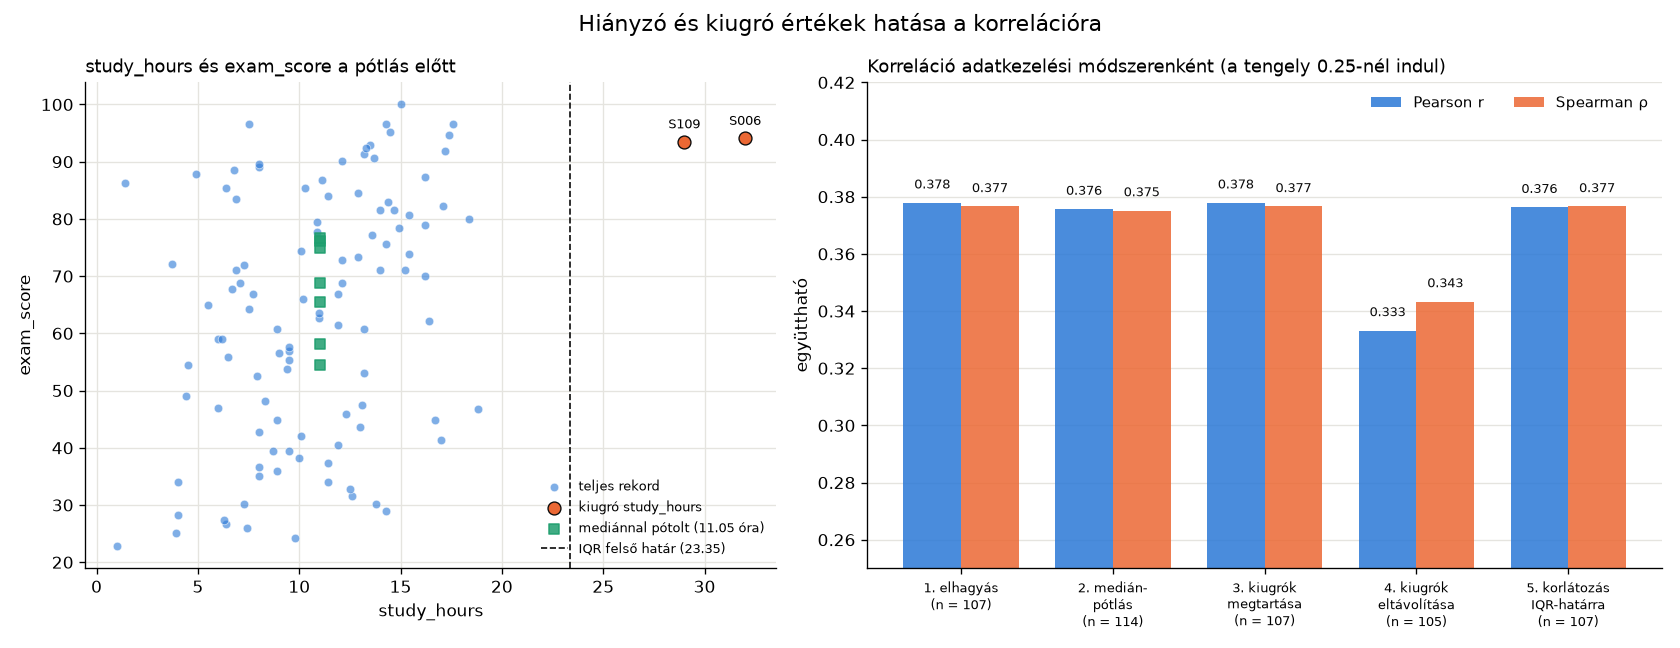

Here is the Python script that generated this plot:
# -*- coding: utf-8 -*-
"""8. Hiányzó és kiugró értékek hatása a korrelációra.

Bemenet: student_performance_cleaned-NEW.csv (a tisztított adathalmaz a
hiányzó és kiugró értékek pótlása, kezelése előtt; az ora3-4 mappából másolva)

A study_hours és az exam_score Pearson- és Spearman-korrelációját
ötféle adatkezelés mellett számítjuk ki:
  1. a hiányzó értéket tartalmazó rekordok elhagyásával,
  2. a study_hours hiányzó értékeinek mediánnal történő pótlása után,
  3. a kiugró értékek megtartásával,
  4. a kiugró értékek eltávolítása után,
  5. az IQR-határokra történő korlátozás (clipping) után.
A 3–5. változat a teljes rekordokon (1. változat) dolgozik, így csak a
kiugró értékek kezelésében tér el egymástól.
"""

import os

import numpy as np
import pandas as pd
import matplotlib.pyplot as plt
from scipy import stats

MAPPA = os.path.dirname(os.path.abspath(__file__))
BEMENET = os.path.join(MAPPA, "student_performance_cleaned-NEW.csv")

X, Y = "study_hours", "exam_score"

SZIN = "#2a78d6"
SZIN2 = "#eb6834"
SZIN3 = "#1f9e6e"
SZOVEG_SZIN = "#0b0b0b"
RACS_SZIN = "#e5e4df"


def cim(szoveg):
    """Szakaszcím a kimenetben."""
    print()
    print("=" * 70)
    print(szoveg)
    print("=" * 70)


def beolvas():
    """Beolvasás; a fájl mezői szóközökkel vannak kitöltve, ezért mindent levágunk."""
    df = pd.read_csv(BEMENET, sep=";", encoding="utf-8", dtype="string")
    df.columns = [nev.strip() for nev in df.columns]
    for oszlop in df.columns:
        df[oszlop] = df[oszlop].str.strip().replace("", pd.NA)
    for oszlop in (X, Y):
        df[oszlop] = pd.to_numeric(
            df[oszlop].str.replace(",", ".", regex=False), errors="coerce").astype(float)
    return df


def ax_formaz(ax, cim_szoveg, xlabel, ylabel, racs="both"):
    """Közös formázás: cím, tengelyfeliratok, halvány rács."""
    ax.set_title(cim_szoveg, loc="left", fontsize=11)
    ax.set_xlabel(xlabel)
    ax.set_ylabel(ylabel)
    ax.grid(axis=racs, color=RACS_SZIN, linewidth=0.8)
    ax.set_axisbelow(True)
    for oldal in ("top", "right"):
        ax.spines[oldal].set_visible(False)


def iqr_hatarok(sorozat):
    """Q1 − 1,5·IQR és Q3 + 1,5·IQR."""
    q1, q3 = sorozat.quantile([0.25, 0.75])
    iqr = q3 - q1
    return q1 - 1.5 * iqr, q3 + 1.5 * iqr


def korrelaciok(adat):
    """n, Pearson és Spearman a study_hours – exam_score párra."""
    adat = adat[[X, Y]].dropna()
    return {
        "n": len(adat),
        "pearson_r": stats.pearsonr(adat[X], adat[Y]).statistic,
        "spearman_rho": stats.spearmanr(adat[X], adat[Y]).statistic,
    }


def valtozatok(df):
    """Az öt adatkezelési változat adatai."""
    teljes = df.dropna(subset=[X, Y])

    median = df[X].median()
    potolt = df.copy()
    potolt[X] = potolt[X].fillna(median)

    also, felso = iqr_hatarok(teljes[X])
    kiugro = (teljes[X] < also) | (teljes[X] > felso)
    korlatozott = teljes.copy()
    korlatozott[X] = korlatozott[X].clip(lower=also, upper=felso)

    return {
        "1. hiányzók elhagyása": teljes,
        "2. study_hours mediánnal pótolva": potolt,
        "3. kiugrók megtartása": teljes,
        "4. kiugrók eltávolítása": teljes[~kiugro],
        "5. korlátozás IQR-határra": korlatozott,
    }, {"median": median, "also": also, "felso": felso, "kiugro": teljes[kiugro]}


def abra(df, adatok, info, tabla):
    fig, (ax_pont, ax_oszlop) = plt.subplots(1, 2, figsize=(14, 5.4),
                                            gridspec_kw={"width_ratios": [1, 1.15]})

    teljes = adatok["1. hiányzók elhagyása"]
    kiugro = info["kiugro"]
    normal = teljes.drop(index=kiugro.index)
    ax_pont.scatter(normal[X], normal[Y], s=26, color=SZIN, alpha=0.6, edgecolor="white",
                    linewidth=0.5, label="teljes rekord")
    ax_pont.scatter(kiugro[X], kiugro[Y], s=60, color=SZIN2, edgecolor=SZOVEG_SZIN,
                    linewidth=0.8, label="kiugró study_hours", zorder=3)
    for i, sor in kiugro.iterrows():
        ax_pont.annotate(df.loc[i, "student_id"], (sor[X], sor[Y]), xytext=(0, 8),
                         textcoords="offset points", fontsize=8, ha="center")
    potoltak = df[df[X].isna() & df[Y].notna()]
    ax_pont.scatter(np.full(len(potoltak), info["median"]), potoltak[Y], s=40, marker="s",
                    color=SZIN3, alpha=0.85, label="mediánnal pótolt ({:.2f} óra)".format(
                        info["median"]), zorder=3)
    ax_pont.axvline(info["felso"], color=SZOVEG_SZIN, linewidth=1, linestyle="--",
                    label="IQR felső határ ({:.2f})".format(info["felso"]))
    ax_pont.legend(frameon=False, fontsize=8, loc="lower right")
    ax_formaz(ax_pont, "study_hours és exam_score a pótlás előtt", X, Y)

    pozicio = np.arange(len(tabla))
    szelesseg = 0.38
    for eltolas, oszlop, szin, felirat in (
            (-szelesseg / 2, "pearson_r", SZIN, "Pearson r"),
            (szelesseg / 2, "spearman_rho", SZIN2, "Spearman ρ")):
        ax_oszlop.bar(pozicio + eltolas, tabla[oszlop], width=szelesseg, color=szin,
                      alpha=0.85, label=felirat)
        for x, ertek in zip(pozicio + eltolas, tabla[oszlop]):
            ax_oszlop.text(x, ertek + 0.005, "{:.3f}".format(ertek), ha="center",
                           fontsize=8, color=SZOVEG_SZIN)
    ax_oszlop.set_xticks(pozicio)
    rovid = ["1. elhagyás", "2. medián-\npótlás", "3. kiugrók\nmegtartása",
             "4. kiugrók\neltávolítása", "5. korlátozás\nIQR-határra"]
    ax_oszlop.set_xticklabels(["{}\n(n = {})".format(nev, n)
                               for nev, n in zip(rovid, tabla["n"])], fontsize=8)
    ax_oszlop.set_ylim(0.25, 0.42)
    ax_oszlop.legend(frameon=False, fontsize=9, loc="upper right", ncol=2)
    ax_formaz(ax_oszlop, "Korreláció adatkezelési módszerenként (a tengely 0.25-nél indul)",
              "", "együttható", racs="y")

    fig.suptitle("Hiányzó és kiugró értékek hatása a korrelációra", fontsize=13)
    fig.tight_layout()
    fig.savefig(os.path.join(MAPPA, "08_hianyzo_kiugro_hatas.png"), dpi=120)


def main():
    pd.set_option("display.width", 130)
    df = beolvas()
    print("Beolvasva: {} sor, {} oszlop".format(*df.shape))

    cim("Hiányzó értékek a vizsgált két változóban")
    print("study_hours hiányzik: {} rekord, exam_score hiányzik: {} rekord, mindkettő: {}".format(
        int(df[X].isna().sum()), int(df[Y].isna().sum()),
        int((df[X].isna() & df[Y].isna()).sum())))
    print("Teljes rekord a két változóra: {}; minden változóra: {}".format(
        len(df.dropna(subset=[X, Y])), len(df.dropna())))
    print()
    print("A study_hours-hiányos rekordok vizsgaeredménye:")
    print(df.loc[df[X].isna(), ["student_id", X, Y]].to_string(index=False))

    adatok, info = valtozatok(df)

    cim("Kiugró értékek a study_hours-ban (IQR-módszer, teljes rekordokon)")
    print("IQR-határok: [{:.2f}; {:.2f}]".format(info["also"], info["felso"]))
    print(df.loc[info["kiugro"].index, ["student_id", X, Y]].to_string(index=False))
    also_y, felso_y = iqr_hatarok(adatok["1. hiányzók elhagyása"][Y])
    print("Az exam_score-ban nincs kiugró érték (határok: [{:.1f}; {:.1f}], tartomány 0–100)."
          .format(also_y, felso_y))
    print("A mediánnal pótolt érték: {:.2f} óra".format(info["median"]))

    cim("Összefoglaló táblázat")
    tabla = pd.DataFrame({nev: korrelaciok(adat) for nev, adat in adatok.items()}).T
    tabla["n"] = tabla["n"].astype(int)
    alap = tabla.loc["1. hiányzók elhagyása"]
    tabla["Δ_pearson"] = tabla["pearson_r"] - alap["pearson_r"]
    tabla["Δ_spearman"] = tabla["spearman_rho"] - alap["spearman_rho"]
    print(tabla.to_string(formatters={
        "pearson_r": "{:.3f}".format, "spearman_rho": "{:.3f}".format,
        "Δ_pearson": "{:+.3f}".format, "Δ_spearman": "{:+.3f}".format}))
    print("(Δ: eltérés az 1. változattól; a 3. változat adatai azonosak az 1.-vel, ez a viszonyítási alap.)")

    cim("Mennyire változtak meg az együtthatók?")
    print("Pearson:  {:.3f} – {:.3f} (terjedelem {:.3f})".format(
        tabla["pearson_r"].min(), tabla["pearson_r"].max(), np.ptp(tabla["pearson_r"])))
    print("Spearman: {:.3f} – {:.3f} (terjedelem {:.3f})".format(
        tabla["spearman_rho"].min(), tabla["spearman_rho"].max(), np.ptp(tabla["spearman_rho"])))
    print("Minden változatban közepes erősségű pozitív kapcsolat marad, az irány és a minősítés")
    print("nem változik. Érdemi (0.01-nél nagyobb) változást egyedül a kiugró értékek")
    print("eltávolítása okoz: a két legtöbbet tanuló hallgató (32 és 29 óra) egyben a legjobb")
    print("eredményt elérők közé tartozik (93–94 pont), így ők erősítik a pozitív trendet.")

    cim("Melyik mutató kevésbé érzékeny a kiugró értékekre?")
    kiugro_valt = ["4. kiugrók eltávolítása", "5. korlátozás IQR-határra"]
    for nev in kiugro_valt:
        print("  {:<28} Δ Pearson = {:+.3f}, Δ Spearman = {:+.3f}".format(
            nev, tabla.loc[nev, "Δ_pearson"], tabla.loc[nev, "Δ_spearman"]))
    print()
    print("A Spearman. Az eltávolítás mindkettőt csökkenti, de a Spearmant kevésbé: a rangsor")
    print("szerint a két hallgató „csak” az első két helyen áll, a Pearson viszont a nyers")
    print("távolságokat is figyelembe veszi, így a trendtől messze kinyúló pontok nagyobb súllyal")
    print("hatnak rá. A korlátozás a rangsort nem változtatja meg (a két legnagyobb érték")
    print("legnagyobb marad, csak holtversenybe kerül), ezért a Spearman gyakorlatilag változatlan.")
    print("A Pearson is csak kicsit csökken, mert a két pont a határra húzva is a trend")
    print("irányában marad (sok tanulás – magas pontszám).")

    cim("Okozott-e a mediánnal történő pótlás mesterséges változást a kapcsolatban?")
    potolt = tabla.loc["2. study_hours mediánnal pótolva"]
    pot_y = df.loc[df[X].isna(), Y]
    print("A korreláció alig változott (Pearson {:+.3f}, Spearman {:+.3f}), mert a {} pótolt".format(
        potolt["Δ_pearson"], potolt["Δ_spearman"], len(pot_y)))
    print("hallgató vizsgaeredménye ({:.1f}–{:.1f} pont, átlag {:.1f}) közel van az átlaghoz".format(
        pot_y.min(), pot_y.max(), pot_y.mean()))
    print("({:.1f}), így a mediánnál, vagyis középen elhelyezett pontok nem húzzák el a trendet.".format(
        df[Y].mean()))
    print("A pótlás mégis mesterséges: {} hallgató pontosan ugyanazt az értéket kapta (függőleges".format(
        len(pot_y)))
    szoras = [adatok[nev].dropna(subset=[X, Y])[X].std()
              for nev in ("1. hiányzók elhagyása", "2. study_hours mediánnal pótolva")]
    print("pontsor az ábrán), a study_hours szórása {:.2f}-ről {:.2f}-re csökken, és a Spearman-"
          .format(*szoras))
    print("hoz holtversenyes rangokat ad. A mediánnal pótolt rekordok gyengíteni hajlamosak a")
    print("kapcsolatot, mert az X-értéküket az Y-tól függetlenül választjuk ki; a mintabeli")
    print("hatás itt csak azért kicsi, mert e hallgatók eredménye éppen átlag körüli.")

    cim("Következtetések")
    print("1. A korreláció segíthet egy hiányzó érték pótlására alkalmas segédváltozó")
    print("   kiválasztásában (pl. a study_hours pótlásánál olyan változó jöhet szóba, amivel")
    print("   szorosan együtt mozog), de önmagában nem indokolja automatikusan a pótlást.")
    print("2. A korreláció jelentős megváltozása jelezheti, hogy egy kiugró érték nagy hatással")
    print("   van az elemzésre (itt 2 rekord eltávolítása {:+.3f}-mal változtatja a Pearsont),".format(
        tabla.loc["4. kiugrók eltávolítása", "Δ_pearson"]))
    print("   de nem bizonyítja, hogy az érték hibás: a 29–32 tanulási óra lehetséges, és a")
    print("   rekordok többi adata is konzisztens.")

    abra(df, adatok, info, tabla)
    plt.show()


if __name__ == "__main__":
    main()
